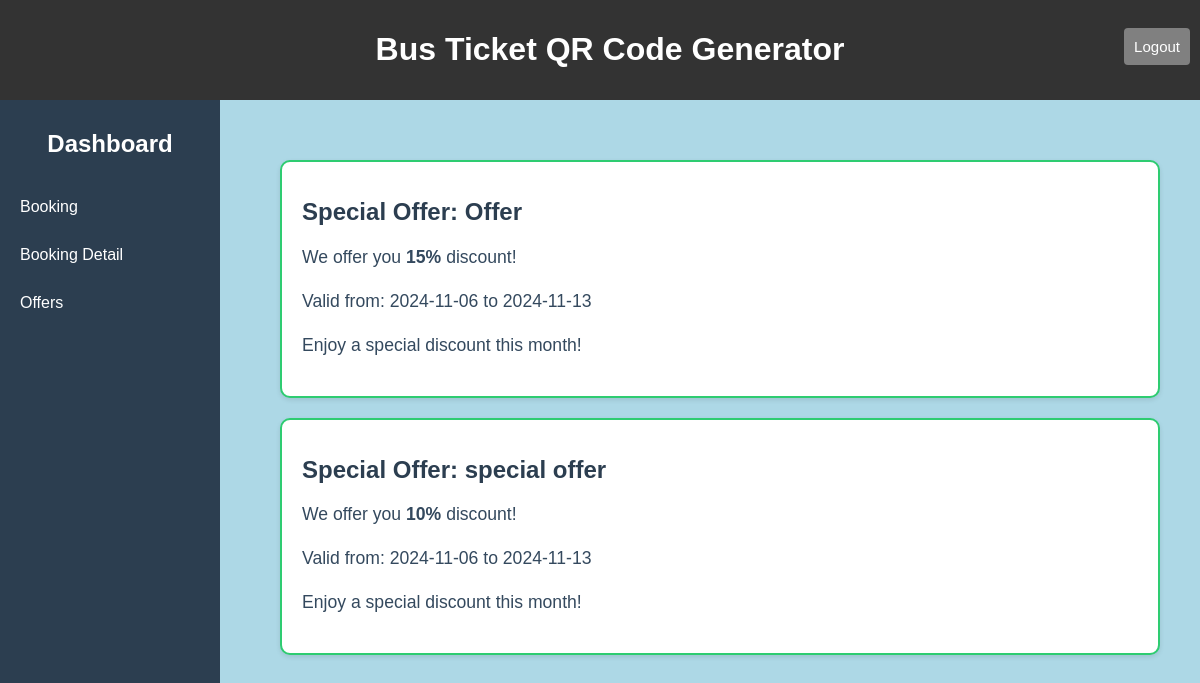
The page /Passengers/offer.php (signed in) on the database its author committed.
### tables this page shows
CREATE TABLE `offers` (
  `offer_id` int(11) NOT NULL,
  `offer_name` varchar(100) DEFAULT NULL,
  `offer_percentage` int(11) DEFAULT NULL,
  `min_bookings` int(11) DEFAULT 0,
  `valid_from` date DEFAULT NULL,
  `valid_until` date DEFAULT NULL
);

### Passengers/offer.php (the view, shortened to what this page needs)
<?php
include('connection.php');
$passenger_id = $_SESSION['u_id'];
$booking_query = "SELECT COUNT(*) AS booking_count FROM booking WHERE p_id = $passenger_id";
$booking_result = $con->query($booking_query);
$booking_row = $booking_result->fetch_assoc();
$passenger_bookings = $booking_row['booking_count'];
$busId = $_GET['bus_id'] ?? null;
$selectedSeats = isset($_POST['selected_seats']) ? explode(',', $_POST['selected_seats']) : [];
$sql = "SELECT * FROM offers WHERE valid_until >= CURDATE()";
$result = $con->query($sql);
$offers = [];
if ($result->num_rows > 0) {
    while ($row = $result->fetch_assoc()) {
        if ($row['min_bookings'] == 0 || $passenger_bookings >= $row['min_bookings']) {
            $offers[] = $row;
        }
    }
    function bubbleSortOffers($offers) {
        $n = count($offers);
        for ($i = 0; $i < $n; $i++) {
            for ($j = $n - 1; $j > $i; $j--) {
                if ($offers[$j]['valid_until'] < $offers[$j - 1]['valid_until'] ||
                    ($offers[$j]['valid_until'] == $offers[$j - 1]['valid_until'] &&
                     $offers[$j]['offer_percentage'] > $offers[$j - 1]['offer_percentage'])) {
                    $temp = $offers[$j];
                    $offers[$j] = $offers[$j - 1];
                    $offers[$j - 1] = $temp;
                }
            }
        }
        return $offers;
    }
    $sorted_offers = bubbleSortOffers($offers);
    $offer_messages = '';
foreach ($sorted_offers as $offer) {
    $offer_messages .= "<div class='offer' onclick=\"location.href='booking_ticket.php?offer_id=" . $offer['offer_id'] . "&bus_id=" . urlencode($busId) . "&selected_seats=" . urlencode(implode(',', $selectedSeats)) . "'\" style='cursor: pointer;'>
                            <h1>Special Offer: " . htmlspecialchars($offer['offer_name']) . "</h1>
                            <p>We offer you <strong>" . htmlspecialchars($offer['offer_percentage']) . "%</strong> discount!</p>
                            <p>Valid from: " . htmlspecialchars($offer['valid_from']) . " to " . htmlspecialchars($offer['valid_until']) . "</p>
                            <p>Enjoy a special discount this month!</p>
                        </div>";
}
} else {
    $offer_messages = "<h1>No valid offers available.</h1>";
}
?>
<!DOCTYPE html>
<html lang="en">
<head>
</head>
<body>
<header>
    <h1>Bus Ticket QR Code Generator</h1>
    <button class="logout-btn" onclick="confirmLogout()">Logout</button>
</header>
<div class="sidebar">
    <h2><a href="passengersdashboard.php" style="color: white; text-decoration: none;">Dashboard</a></h2>
    <a href="booking_ticket.php">Booking</a>
    <a href="booking_detail.php">Booking Detail</a>
    <a href="offer.php">Offers</a>
</div>
<div class="main-content">
    <div class="offer-grid">
        <?php echo $offer_messages; ?>
    </div>
</div>
</body>
</html>

### Passengers/offer.php (style rules this page uses)
body { background-color: lightblue; margin: 0; font-family: Arial, sans-serif; }
header { background-color: #333; color: white; text-align: center; padding: 10px; position: fixed; width: 100%; top: 0; z-index: 1; }
.sidebar { position: fixed; top: 50px; left: 0; width: 250px; background-color: #2c3e50; height: 100vh; padding: 20px; box-sizing: border-box; color: white; }
.sidebar h2 { text-align: center; margin-bottom: 20px; margin-top:50px; }
.sidebar a { display: block; color: white; text-decoration: none; padding: 10px 0; margin: 10px 0; transition: background-color 0.3s; }
.logout-btn { position: absolute; right: 30px; top: 28px; padding: 10px; background-color: grey; color: white; border: none; border-radius: 4px; cursor: pointer; font-size:15px; }
.main-content { margin-left: 270px; padding: 20px; margin-top: 70px; }
.offer-grid { display: grid; grid-template-columns: repeat(auto-fit, minmax(500px, 1fr)); gap: 20px; margin-top: 50px; padding: 20px; }
.offer { background-color: white; padding: 20px; border-radius: 10px; border: 2px solid #2ecc71; box-shadow: 0 2px 5px rgba(0, 0, 0, 0.1); transition: transform 0.2s; }
.offer h1 { font-size: 1.5em; margin-bottom: 10px; color: #2c3e50; }
.offer p { font-size: 1.1em; color: #34495e; line-height: 1.5; }
@media (max-width: 1200px) { .sidebar { width: 220px; } }
@media (max-width: 1200px) { .main-content { margin-left: 240px; } }
@media (max-width: 1200px) { .offer { width: auto; } }

### rows shown on the page
offers: offer_name "Offer", offer_percentage "15", valid_from "2024-11-06", valid_until "2024-11-13"
offers: offer_name "special offer", offer_percentage "10", valid_from "2024-11-06", valid_until "2024-11-13"
